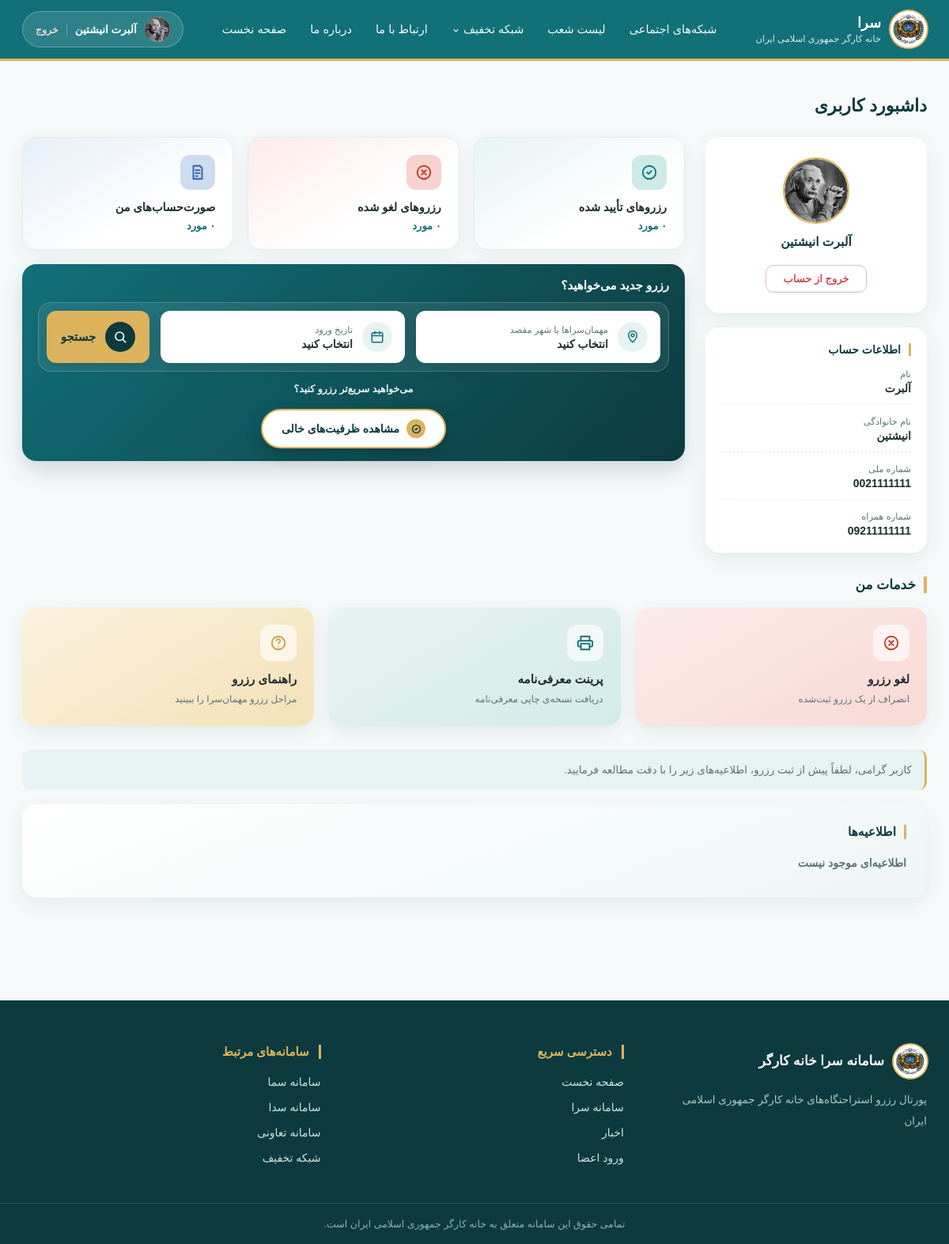
The app's page /dashboard.html (signed in) with its own data.
### accounts/models.py (models this page shows, shortened)
class user(AbstractUser):
    national_code = models.CharField(
        max_length=10,
        unique=True,
        validators=[RegexValidator(r'^\d{10}$', 'کد ملی باید 10 رقم باشد.')],
        verbose_name= "کد ملی"
    )
    membership_code = models.CharField(
        max_length= 14,
        unique=True,
        validators=[RegexValidator(r'^\d{14}$', 'کد عضویت باید 14 رقم باشد.')],
        verbose_name= "کد عضویت"
    )
    phone_number = models.CharField(
        max_length= 11,
        unique= True,
        validators=[RegexValidator(r'^\d{11}$', 'شماره همراه باید 11 رقم باشد.')],
        verbose_name= "شماره همراه"
    )
    membership_expiry = models.DateField(null=True, blank=True, verbose_name="اعتبار عضویت")
    profile_image = models.ImageField(upload_to='profiles/', blank=True, null=True, verbose_name="تصویر پروفایل")
    USERNAME_FIELD = 'membership_code'
    REQUIRED_FIELDS = ['username', 'national_code', 'phone_number']

### venues/views.py (the view)
# urls.py: path('dashboard.html', dashboard_view, name='dashboard'),
def dashboard_view(request):
    cities = city.objects.all().order_by('name')
    return render(request, 'dashboard.html', {
        'cities': cities,
        'announcements': get_visible_announcements(request),
        'user': request.user,
    })

### venues/views.py (called while the page is built)
def get_visible_announcements(request):
    audiences = ['portal', 'members'] if request.user.is_authenticated else ['portal']
    announcements = Announcement.objects.filter(
        is_active=True, audience__in=audiences
    ).order_by('-created_at')
    for a in announcements:
        a.date_short = to_jalali_short(a.created_at)
        a.date_full = f"{to_jalali_display(a.created_at)} ساعت {a.created_at.strftime('%H:%M').translate(FA_DIGITS)}"
    return announcements

### templates/dashboard.html (shortened to what this page needs)
<!DOCTYPE html>
<html lang="fa" dir="rtl">
<head>
<link rel="stylesheet" href="https://cdn.jsdelivr.net/gh/rastikerdar/vazirmatn@v33.003/Vazirmatn-font-face.css">
</head>
<body>
<header class="site-header">
  <div class="header-inner">
    <div class="brand">
      <div class="brand-emblem">
        <img src="logo.jpg" alt="آرم خانه کارگر" id="headerLogoImg">
      </div>
      <div class="brand-text">
        <h1>سرا</h1>
        <span>خانه کارگر جمهوری اسلامی ایران</span>
      </div>
    </div>
    <nav class="main-nav" id="mainNav">
      <ul>
        <li><a href="#">شبکه‌های اجتماعی</a></li>
        <li><a href="#">لیست شعب</a></li>
        <li><a href="#" class="dropdown">شبکه تخفیف
          <svg viewBox="0 0 24 24" fill="none" stroke="currentColor" stroke-width="2.5"><path d="M6 9l6 6 6-6"/></svg>
        </a></li>
        <li><a href="#">ارتباط با ما</a></li>
        <li><a href="#">درباره ما</a></li>
        <li><a href="index.html">صفحه نخست</a></li>
      </ul>
    </nav>
    <div class="header-actions">
      <div class="profile-chip">
        <div class="profile-avatar">
          {% if user.profile_image %}<img src="{{ user.profile_image.url }}" alt="{{ user.first_name }}" style="width:100%; height:100%; object-fit:cover; border-radius:50%;">{% else %}<svg viewBox="0 0 24 24" fill="none" stroke-width="2" stroke-linecap="round" stroke-linejoin="round"><path d="M20 21a8 8 0 10-16 0"/><circle cx="12" cy="8" r="5"/></svg>{% endif %}
        </div>
        <span class="profile-name">{{ user.first_name }} {{ user.last_name }}</span>
        <a href="{% url 'logout' %}" class="logout-link">خروج</a>
      </div>
    </div>
  </div>
</header>
<main class="dashboard-main">
  <h2 class="dash-title">داشبورد کاربری</h2>
  <div class="dash-layout">
    <div class="dash-profile-col">
      <div class="dash-avatar-box">
        <div class="dash-avatar">
          {% if user.profile_image %}
          <img src="{{ user.profile_image.url }}" alt="{{ user.first_name }}" style="width:100%; height:100%; object-fit:cover; border-radius:50%;">
          {% else %}
          <svg viewBox="0 0 24 24" fill="none" stroke-width="1.8" stroke-linecap="round" stroke-linejoin="round"><path d="M20 21a8 8 0 10-16 0"/><circle cx="12" cy="8" r="5"/></svg>
          {% endif %}
        </div>
        <div class="dash-user-name">{{ user.first_name }} {{ user.last_name }}</div>
        <a href="{% url 'logout' %}" class="dash-logout-btn">خروج از حساب</a>
      </div>
      <div class="dash-info-box">
        <h3 class="dash-info-title">اطلاعات حساب</h3>
        <ul class="dash-info-list">
          <li>
            <span class="info-label">نام</span>
            <span class="info-value">{{ user.first_name }}</span>
          </li>
          <li>
            <span class="info-label">نام خانوادگی</span>
            <span class="info-value">{{ user.last_name }}</span>
          </li>
          <li>
            <span class="info-label">شماره ملی</span>
            <span class="info-value">{{ user.national_code }}</span>
          </li>
          <li>
            <span class="info-label">شماره همراه</span>
            <span class="info-value">{{ user.phone_number }}</span>
          </li>
        </ul>
      </div>
    </div>
    <div class="dash-main-col">
      <div class="dash-stats-grid">
        <button class="dash-stat-card tone-teal" onclick="toggleDashCard(this)" data-detail="شما در حال حاضر رزرو تأیید شده‌ای ندارید.">
          <div class="dash-stat-icon">
            <svg viewBox="0 0 24 24" fill="none" stroke-width="2" stroke-linecap="round" stroke-linejoin="round"><path d="M9 12l2 2 4-4"/><circle cx="12" cy="12" r="9"/></svg>
          </div>
          <h3>رزرو‌های تأیید شده</h3>
          <p class="dash-stat-count">۰ مورد</p>
        </button>
        <button class="dash-stat-card tone-rose" onclick="toggleDashCard(this)" data-detail="رزرو لغوشده‌ای برای شما ثبت نشده است.">
          <div class="dash-stat-icon">
            <svg viewBox="0 0 24 24" fill="none" stroke-width="2" stroke-linecap="round" stroke-linejoin="round"><circle cx="12" cy="12" r="9"/><path d="M9 9l6 6M15 9l-6 6"/></svg>
          </div>
          <h3>رزرو‌های لغو شده</h3>
          <p class="dash-stat-count">۰ مورد</p>
        </button>
        <button class="dash-stat-card tone-blue" onclick="toggleDashCard(this)" data-detail="صورت‌حسابی برای نمایش وجود ندارد.">
          <div class="dash-stat-icon">
            <svg viewBox="0 0 24 24" fill="none" stroke-width="2" stroke-linecap="round" stroke-linejoin="round"><path d="M6 3h9l3 3v15H6z"/><path d="M9 9h6M9 13h6M9 17h3"/></svg>
          </div>
          <h3>صورت‌حساب‌های من</h3>
          <p class="dash-stat-count">۰ مورد</p>
        </button>
      </div>
      <div class="dash-quick-search">
        <h3 class="dq-title">رزرو جدید می‌خواهید؟</h3>
        <div class="search-bar">
          <div class="search-card" onclick="openCityModal()">
            <div class="sc-icon">
              <svg viewBox="0 0 24 24" fill="none" stroke-width="2" stroke-linecap="round" stroke-linejoin="round"><path d="M12 21s7-6.5 7-12a7 7 0 10-14 0c0 5.5 7 12 7 12z"/><circle cx="12" cy="9" r="2.5"/></svg>
            </div>
            <div class="sc-text">
              <span class="sc-label">مهمان‌سراها یا شهر مقصد</span>
              <span class="sc-value" id="destValue">انتخاب کنید</span>
            </div>
          </div>
          <div class="search-card" onclick="openDateModal()">
            <div class="sc-icon">
              <svg viewBox="0 0 24 24" fill="none" stroke-width="2" stroke-linecap="round" stroke-linejoin="round"><rect x="3" y="5" width="18" height="16" rx="2"/><path d="M8 3v4M16 3v4M3 10h18"/></svg>
            </div>
            <div class="sc-text">
              <span class="sc-label">تاریخ ورود</span>
              <span class="sc-value" id="dateValue">انتخاب کنید</span>
            </div>
          </div>
          <div class="search-card submit-card" onclick="handleSearch()">
            <div class="sc-icon">
              <svg viewBox="0 0 24 24" fill="none" stroke-width="2.2" stroke-linecap="round" stroke-linejoin="round"><circle cx="11" cy="11" r="7"/><path d="M21 21l-4.3-4.3"/></svg>
            </div>
            <div class="sc-text">
              <span class="sc-value">جستجو</span>
            </div>
          </div>
        </div>
        <p class="vacancy-prompt">می‌خواهید سریع‌تر رزرو کنید؟</p>
        <button class="vacancy-link" onclick="handleVacancySearch()">
          <span class="vl-icon">
            <svg viewBox="0 0 24 24" fill="none" stroke-width="2.4" stroke-linecap="round" stroke-linejoin="round"><path d="M9 12l2 2 4-4"/><circle cx="12" cy="12" r="9"/></svg>
          </span>
          <span>مشاهده ظرفیت‌های خالی</span>
        </button>
      </div>
    </div>
  </div>
  <div class="dash-section-block">
    <h3 class="dash-section-title">خدمات من</h3>
    <div class="dash-services-grid">
      <button class="dash-service-card tone-rose" onclick="showToast('به‌زودی: لغو رزرو از اینجا ممکن می‌شود')">
        <div class="ds-icon">
          <svg viewBox="0 0 24 24" fill="none" stroke-width="2" stroke-linecap="round" stroke-linejoin="round"><circle cx="12" cy="12" r="9"/><path d="M9 9l6 6M15 9l-6 6"/></svg>
        </div>
        <h4>لغو رزرو</h4>
        <p>انصراف از یک رزرو ثبت‌شده</p>
      </button>
      <button class="dash-service-card tone-teal" onclick="showToast('به‌زودی: پرینت معرفی‌نامه از اینجا ممکن می‌شود')">
        <div class="ds-icon">
          <svg viewBox="0 0 24 24" fill="none" stroke-width="2" stroke-linecap="round" stroke-linejoin="round"><path d="M6 9V3h12v6"/><rect x="6" y="13" width="12" height="8"/><path d="M6 17H4a2 2 0 01-2-2v-4a2 2 0 012-2h16a2 2 0 012 2v4a2 2 0 01-2 2h-2"/></svg>
        </div>
        <h4>پرینت معرفی‌نامه</h4>
        <p>دریافت نسخه‌ی چاپی معرفی‌نامه</p>
      </button>
      <button class="dash-service-card tone-gold" onclick="showToast('به‌زودی: راهنمای کامل رزرو از اینجا در دسترس می‌شود')">
        <div class="ds-icon">
          <svg viewBox="0 0 24 24" fill="none" stroke-width="2" stroke-linecap="round" stroke-linejoin="round"><circle cx="12" cy="12" r="9"/><path d="M9.5 9a2.5 2.5 0 015 .5c0 1.5-2.2 2-2.5 3.5"/><path d="M12 17h.01"/></svg>
        </div>
        <h4>راهنمای رزرو</h4>
        <p>مراحل رزرو مهمان‌سرا را ببینید</p>
      </button>
    </div>
  </div>
  <div class="dash-announce-section">
    <p class="dash-announce-intro">کاربر گرامی، لطفاً پیش از ثبت رزرو، اطلاعیه‌های زیر را با دقت مطالعه فرمایید.</p>
    <div class="dash-announce-box">
      <h3 class="sidebar-title">اطلاعیه‌ها</h3>
      <ul class="dash-announce-list" id="dashAnnounceList"></ul>
    </div>
  </div>
</main>
<footer class="site-footer">
  <div class="footer-inner">
    <div class="footer-brand">
      <div class="footer-brand-top">
        <div class="brand-emblem">
          <img src="logo.jpg" alt="آرم خانه کارگر" id="footerLogoImg">
        </div>
        <span>سامانه سرا خانه کارگر</span>
      </div>
      <p>پورتال رزرو استراحتگاه‌های خانه کارگر جمهوری اسلامی ایران</p>
    </div>
    <div class="footer-col">
      <h3>دسترسی سریع</h3>
      <ul>
        <li><a href="index.html">صفحه نخست</a></li>
        <li><a href="#">سامانه سرا</a></li>
        <li><a href="#">اخبار</a></li>
        <li><a href="#">ورود اعضا</a></li>
      </ul>
    </div>
    <div class="footer-col">
      <h3>سامانه‌های مرتبط</h3>
      <ul>
        <li><a href="#">سامانه سما</a></li>
        <li><a href="#">سامانه سدا</a></li>
        <li><a href="#">سامانه تعاونی</a></li>
        <li><a href="#">شبکه تخفیف</a></li>
      </ul>
    </div>
  </div>
  <div class="footer-bottom">
    تمامی حقوق این سامانه متعلق به خانه کارگر جمهوری اسلامی ایران است.
  </div>
</footer>
</body>
</html>

### records on screen
user: profile_image (picture), first_name "آلبرت", last_name "انیشتین", national_code "0021111111", phone_number "09211111111"
